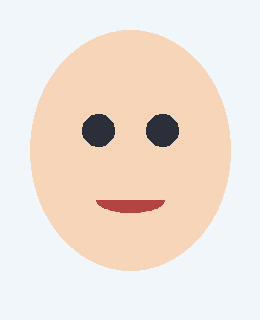
#> input picture code/ch16_parts/demo_character.png, 260 x 320 px
$ python split_parts.py demo_character.png
#> lines starting #> are read from the running program, lines starting #| are printed output that depends on the picture; after the words box and inside, x2 and y2 are one past the last pixel; in counts of white or black regions, pixels touching at a corner belong together
# -*- coding: utf-8 -*-
"""
Ch16 — 그림 한 장을 파츠로 쪼개는 도구

캐릭터 그림 하나를 **몸통 · 왼눈 · 오른눈 · 입** 네 조각으로 자르고,
잘라낸 자리를 주변 색으로 메운 몸통을 만든다. 그리고 파츠마다
**변형 기준점(transform-origin)** 을 지정한 매니페스트를 함께 낸다.

이 도구가 지키는 것 (Ch16 §4):
    · 여백을 남긴다        — 딱 맞게 자르면 변형할 때 경계가 잘린다
    · 기준점이 파츠마다 다르다 — 눈=중앙, 입=위쪽, 몸통=바닥
    · 몸통의 구멍을 메운다   — 눈·입이 항상 그 위에 오지만 완벽할 필요는 없다

실행:
    python split_parts.py character.png --eyeL 120,96 --eyeR 180,96 --mouth 150,170
    python split_parts.py character.png --auto        # 얼굴 검출로 좌표 추정
    python split_parts.py --demo                      # 샘플 그림을 만들어 쪼갠다

산출물: parts/{body,eyeL,eyeR,mouth}.png + parts/manifest.json
"""
import argparse
import json
import os
import sys

import cv2
import numpy as np

HERE = os.path.dirname(os.path.abspath(__file__))

# 파츠별 기본 크기(원본 대비 비율)와 변형 기준점 — Ch16 §4
SPEC = {
    "eyeL":  {"w": 0.13, "h": 0.09, "origin": "center center", "margin": 0.6},
    "eyeR":  {"w": 0.13, "h": 0.09, "origin": "center center", "margin": 0.6},
    "mouth": {"w": 0.22, "h": 0.10, "origin": "center top",    "margin": 0.8},
}


def crop_with_margin(img, cx, cy, w, h, margin):
    """여백을 붙여 자른다. margin=0.6 이면 상하좌우로 60% 씩 더 가져온다.

    딱 맞게 자르면 눈을 늘리거나 입을 크게 벌릴 때 경계가 잘린다(Ch16 §4).
    """
    mw, mh = int(w * (1 + margin)), int(h * (1 + margin))
    x0, y0 = max(0, cx - mw // 2), max(0, cy - mh // 2)
    x1, y1 = min(img.shape[1], x0 + mw), min(img.shape[0], y0 + mh)
    return img[y0:y1, x0:x1].copy(), (x0, y0, x1 - x0, y1 - y0)


def inpaint_hole(img, boxes):
    """잘라낸 자리를 주변 색으로 메운다.

    완벽할 필요가 없다 — 눈과 입이 **항상 그 위에** 그려지기 때문이다.
    그래도 메우지 않으면 변형 중 원본 눈이 삐져나와 보인다.
    """
    mask = np.zeros(img.shape[:2], np.uint8)
    for (x, y, w, h) in boxes:
        # 실제 파츠보다 살짝 작게 지운다 — 경계가 뜨는 것 방지
        pad = int(min(w, h) * 0.12)
        mask[y + pad:y + h - pad, x + pad:x + w - pad] = 255
    return cv2.inpaint(img, mask, 5, cv2.INPAINT_TELEA)


def to_rgba(bgr):
    """PNG 로 저장할 때 알파를 붙인다(모서리를 부드럽게)."""
    h, w = bgr.shape[:2]
    a = np.full((h, w), 255, np.uint8)
    k = max(2, int(min(h, w) * 0.06))
    a[:k, :] = np.linspace(0, 255, k, dtype=np.uint8)[:, None]
    a[-k:, :] = np.linspace(255, 0, k, dtype=np.uint8)[:, None]
    return cv2.merge([*cv2.split(bgr), a])


def auto_points(img):
    """얼굴 검출로 눈·입 좌표를 추정한다. 실패하면 비율로 찍는다."""
    h, w = img.shape[:2]
    try:
        cc = cv2.CascadeClassifier(cv2.data.haarcascades + "haarcascade_frontalface_default.xml")
        g = cv2.cvtColor(img, cv2.COLOR_BGR2GRAY)
        f = cc.detectMultiScale(g, 1.1, 5)
        if len(f):
            x, y, fw, fh = sorted(f, key=lambda r: -r[2] * r[3])[0]
            return ((x + int(fw * 0.31), y + int(fh * 0.42)),
                    (x + int(fw * 0.69), y + int(fh * 0.42)),
                    (x + fw // 2, y + int(fh * 0.72)))
    except Exception:
        pass
    print("  ! 얼굴 검출 실패 — 비율로 추정합니다. 좌표를 직접 주는 편이 정확합니다.")
    return ((int(w * .38), int(h * .38)), (int(w * .62), int(h * .38)), (w // 2, int(h * .58)))


def make_demo():
    """샘플 캐릭터를 그려서 도구를 점검한다(그림 파일 없이 실행 가능)."""
    img = np.full((320, 260, 3), (250, 246, 240), np.uint8)
    cv2.ellipse(img, (130, 150), (100, 120), 0, 0, 360, (184, 213, 246), -1)
    cv2.ellipse(img, (98, 130), (16, 16), 0, 0, 360, (58, 47, 42), -1)
    cv2.ellipse(img, (162, 130), (16, 16), 0, 0, 360, (58, 47, 42), -1)
    cv2.ellipse(img, (130, 200), (34, 12), 0, 0, 180, (63, 68, 180), -1)
    p = os.path.join(HERE, "demo_character.png")
    cv2.imwrite(p, img)
    return p, (98, 130), (162, 130), (130, 200)


def parse_pt(s):
    x, y = s.split(",")
    return int(x), int(y)


def main():
    ap = argparse.ArgumentParser(description="2D 파츠 분할기 (Ch16)")
    ap.add_argument("image", nargs="?")
    ap.add_argument("--eyeL"), ap.add_argument("--eyeR"), ap.add_argument("--mouth")
    ap.add_argument("--auto", action="store_true", help="얼굴 검출로 좌표 추정")
    ap.add_argument("--demo", action="store_true", help="샘플 그림 생성 후 분할")
    ap.add_argument("--out", default=os.path.join(HERE, "parts"))
    a = ap.parse_args()

    if a.demo or not a.image:
        if not a.demo:
            print("이미지가 없어 데모로 실행합니다.\n")
        path, el, er, mo = make_demo()
    else:
        path = a.image
        if not os.path.exists(path):
            print(f"파일 없음: {path}"); return 1

    # 부록 H §1 — 한글 경로에서도 읽히도록 바이트로 디코딩
    with open(path, "rb") as f:
        img = cv2.imdecode(np.frombuffer(f.read(), np.uint8), cv2.IMREAD_COLOR)
#> img is the input picture: shape (320, 260, 3); mean B, G, R 216.3, 226.3, 238
    if img is None:
        print("이미지 디코딩 실패"); return 1
    h, w = img.shape[:2]
#> h = 320; w = 260

    if not (a.demo or not a.image):
        if a.auto or not (a.eyeL and a.eyeR and a.mouth):
            el, er, mo = auto_points(img)
#> in auto_points, `g = cv2.cvtColor(img, cv2.COLOR_BGR2GRAY)`:
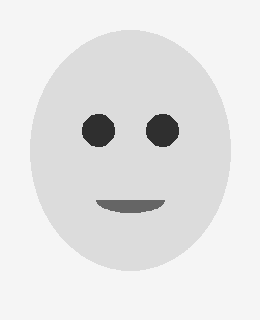
#> g: shape (320, 260); min 47, max 245, mean 229
#> in auto_points, `f = cc.detectMultiScale(g, 1.1, 5)`: f = ()
#> el = (98, 121); er = (161, 121); mo = (130, 185)
        else:
            el, er, mo = parse_pt(a.eyeL), parse_pt(a.eyeR), parse_pt(a.mouth)

    os.makedirs(a.out, exist_ok=True)
    print(f"  원본 {w}×{h}  ·  눈L{el} 눈R{er} 입{mo}\n")
#|   원본 260×320  ·  눈L(98, 121) 눈R(161, 121) 입(130, 185)

    boxes, manifest = [], {"source": os.path.basename(path), "size": [w, h], "parts": {}}
    for name, (cx, cy) in (("eyeL", el), ("eyeR", er), ("mouth", mo)):
        s = SPEC[name]
        part, box = crop_with_margin(img, cx, cy, int(w * s["w"]), int(h * s["h"]), s["margin"])
        cv2.imwrite(os.path.join(a.out, f"{name}.png"), to_rgba(part))
        boxes.append(box)
        manifest["parts"][name] = {
            "file": f"{name}.png", "box": list(box),
            "center_pct": [round(cx / w * 100, 2), round(cy / h * 100, 2)],
            "origin": s["origin"],
        }
        print(f"  {name:<6} {box[2]}×{box[3]}  기준점={s['origin']}")
#> this loop made 3 passes
#> (name, cx, cy, mw in crop_with_margin, mh in crop_with_margin, x0 in crop_with_margin, y0 in crop_with_margin, x1 in crop_with_margin) on passes 1 to 2: ('eyeL', 98, 121, 52, 44, 72, 99, 124), ('eyeR', 161, 121, 52, 44, 135, 99, 187)
#> (name, cx, cy, s, mw in crop_with_margin, mh in crop_with_margin, x0 in crop_with_margin, y0 in crop_with_margin) on pass 3: ('mouth', 130, 185, {'w': 0.22, 'h': 0.1, 'origin': 'center top', 'margin': 0.8}, 102, 57, 79, 157)
#|   eyeL   52×44  기준점=center center
#|   eyeR   52×44  기준점=center center
#|   mouth  102×57  기준점=center top
#> pass 1, in main, `part, box = crop_with_margin(img, cx, cy, int(w * s["w"]), int(h * s["..`:
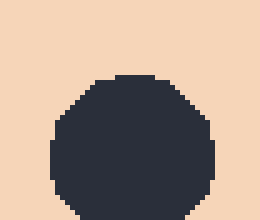
#> part: shape (44, 52, 3) (shown 5 times larger); mean B, G, R 140.5, 155.7, 175.6
#> pass 2, in main, `part, box = crop_with_margin(img, cx, cy, int(w * s["w"]), int(h * s["..`:
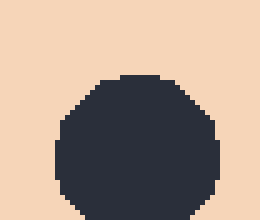
#> part: shape (44, 52, 3) (shown 5 times larger); mean B, G, R 140.5, 155.7, 175.6
#> after the loop:
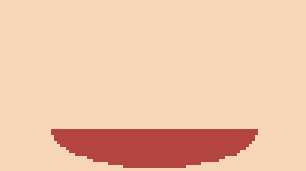
#> part: shape (57, 102, 3) (shown 3 times larger); mean B, G, R 169.2, 195.3, 237.9
#> after the loop, boxes = [(72, 99, 52, 44), (135, 99, 52, 44), (79, 157, 102, 57)]; manifest = 3 items

    body = inpaint_hole(img, boxes)
#> the loop in inpaint_hole, `for (x, y, w, h) in boxes:` made 3 passes
#> (x, y, w, h, pad) on passes 1 to 3: (72, 99, 52, 44, 5), (135, 99, 52, 44, 5), (79, 157, 102, 57, 6)
#> after the loop in inpaint_hole, `for (x, y, w, h) in boxes:`:
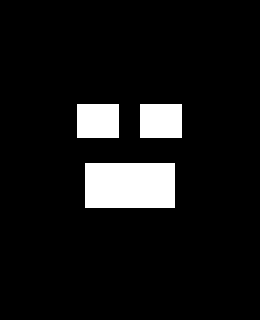
#> mask: shape (320, 260); 8.3% white; 3 white regions, box (x1, y1, x2, y2) and area: (85, 163, 175, 208) 4050, (77, 104, 119, 138) 1428, (140, 104, 182, 138) 1428
#> in inpaint_hole, `return cv2.inpaint(img, mask, 5, cv2.INPAINT_TELEA)`:
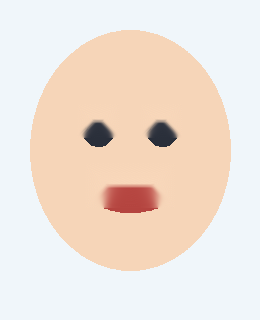
#> returned value: shape (320, 260, 3); mean of channels 0, 1, 2 216.5, 226.7, 239.3; drawn as B, G, R
    cv2.imwrite(os.path.join(a.out, "body.png"), body)
    manifest["parts"]["body"] = {"file": "body.png", "origin": "center bottom"}
    print(f"  {'body':<6} {w}×{h}  기준점=center bottom  (잘린 자리 메움)")
#|   body   260×320  기준점=center bottom  (잘린 자리 메움)

    with open(os.path.join(a.out, "manifest.json"), "w", encoding="utf-8") as f:
        json.dump(manifest, f, ensure_ascii=False, indent=2)

    print(f"\n  → {a.out}")
#|   → code/ch16_parts/parts
    print("  ▸ 기준점이 파츠마다 다릅니다. 눈=중앙, 입=위쪽, 몸통=바닥 (Ch16 §4)")
    print("  ▸ 여백을 붙여 잘랐습니다. 딱 맞게 자르면 변형 시 경계가 잘립니다.")
    print("  ▸ 다음: Ch17 에서 이 파츠에 음량을 물려 입을 엽니다.\n")
    return 0


if __name__ == "__main__":
    sys.exit(main())
#> (the program exits here)
